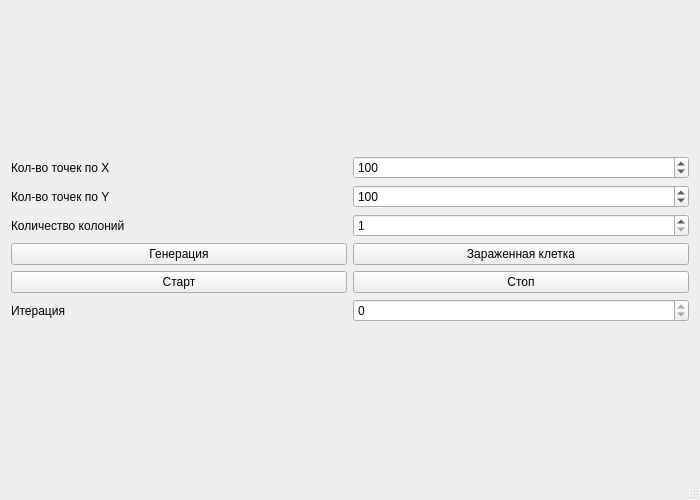
<?xml version="1.0" encoding="UTF-8"?>
<ui version="4.0">
 <class>MainWindow</class>
 <widget class="QMainWindow" name="MainWindow">
  <property name="geometry">
   <rect>
    <x>0</x>
    <y>0</y>
    <width>700</width>
    <height>500</height>
   </rect>
  </property>
  <property name="maximumSize">
   <size>
    <width>700</width>
    <height>500</height>
   </size>
  </property>
  <property name="windowTitle">
   <string>Стационарная задача теплопроводности</string>
  </property>
  <widget class="QWidget" name="centralWidget">
   <layout class="QGridLayout" name="gridLayout_2">
    <item row="0" column="0">
     <layout class="QVBoxLayout" name="plotLayout"/>
    </item>
    <item row="0" column="1">
     <layout class="QGridLayout" name="gridLayout">
      <item row="2" column="0">
       <widget class="QLabel" name="label_5">
        <property name="text">
         <string>Количество колоний</string>
        </property>
       </widget>
      </item>
      <item row="4" column="0">
       <widget class="QPushButton" name="startButton">
        <property name="text">
         <string>Старт</string>
        </property>
       </widget>
      </item>
      <item row="0" column="0">
       <widget class="QLabel" name="label_3">
        <property name="text">
         <string>Кол-во точек по X</string>
        </property>
       </widget>
      </item>
      <item row="0" column="1">
       <widget class="QSpinBox" name="XpointBox">
        <property name="minimum">
         <number>1</number>
        </property>
        <property name="maximum">
         <number>999999</number>
        </property>
        <property name="value">
         <number>100</number>
        </property>
       </widget>
      </item>
      <item row="4" column="1">
       <widget class="QPushButton" name="stopButton">
        <property name="text">
         <string>Стоп</string>
        </property>
       </widget>
      </item>
      <item row="1" column="1">
       <widget class="QSpinBox" name="YpointBox">
        <property name="minimum">
         <number>1</number>
        </property>
        <property name="maximum">
         <number>999999</number>
        </property>
        <property name="value">
         <number>100</number>
        </property>
       </widget>
      </item>
      <item row="1" column="0">
       <widget class="QLabel" name="label_4">
        <property name="text">
         <string>Кол-во точек по Y</string>
        </property>
       </widget>
      </item>
      <item row="3" column="0">
       <widget class="QPushButton" name="generateButton">
        <property name="text">
         <string>Генерация</string>
        </property>
       </widget>
      </item>
      <item row="2" column="1">
       <widget class="QSpinBox" name="colonyBox">
        <property name="minimum">
         <number>1</number>
        </property>
        <property name="maximum">
         <number>999</number>
        </property>
       </widget>
      </item>
      <item row="3" column="1">
       <widget class="QPushButton" name="sickButton">
        <property name="text">
         <string>Зараженная клетка</string>
        </property>
       </widget>
      </item>
      <item row="5" column="0">
       <widget class="QLabel" name="label_2">
        <property name="text">
         <string>Итерация</string>
        </property>
       </widget>
      </item>
      <item row="5" column="1">
       <widget class="QSpinBox" name="iterationBox">
        <property name="readOnly">
         <bool>true</bool>
        </property>
        <property name="maximum">
         <number>999999999</number>
        </property>
       </widget>
      </item>
     </layout>
    </item>
   </layout>
  </widget>
  <widget class="QStatusBar" name="statusBar"/>
 </widget>
 <layoutdefault spacing="6" margin="11"/>
 <resources/>
 <connections/>
</ui>
